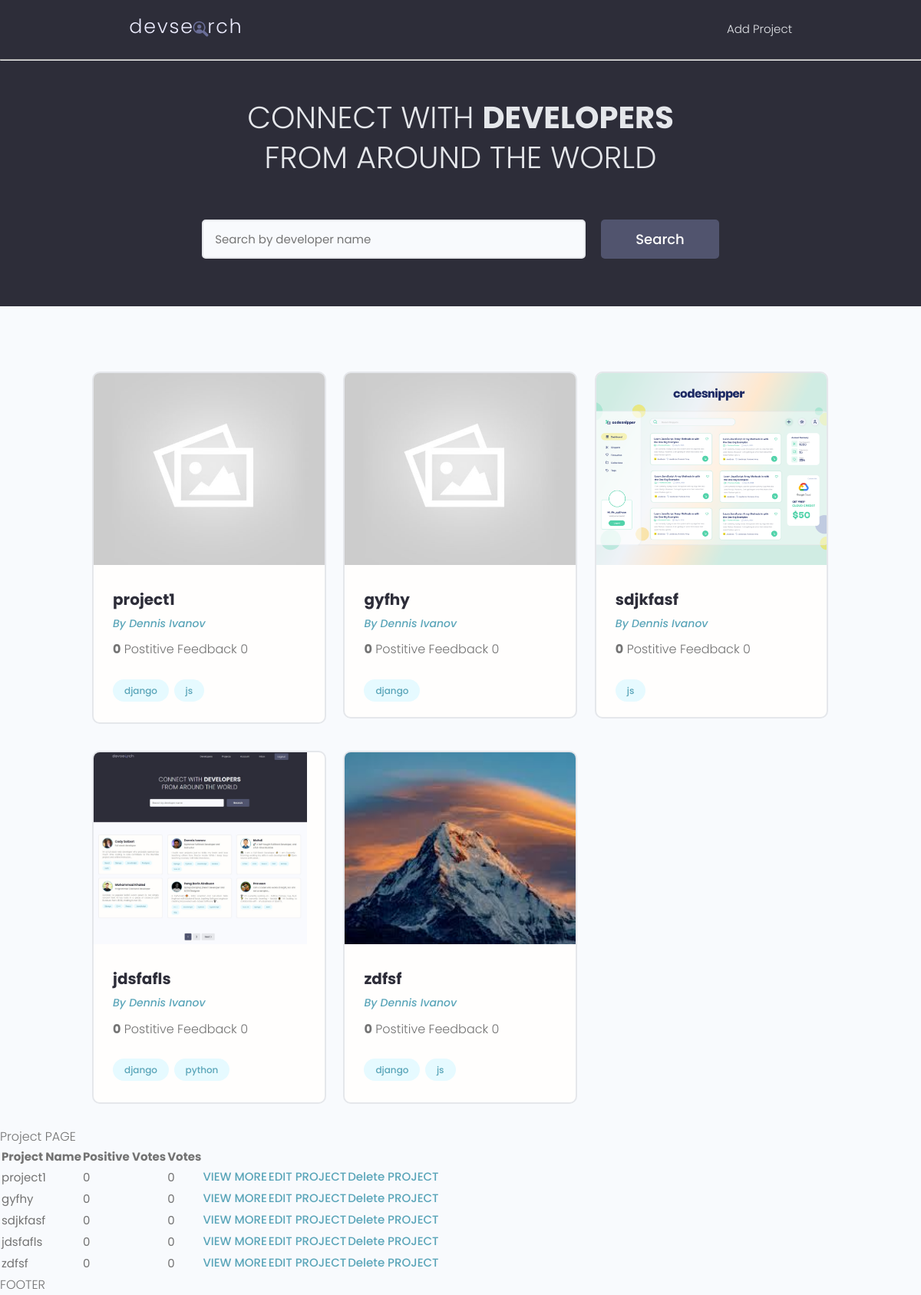
The page / on the database its author committed.
### projects/models.py (models this page shows, shortened)
class Project(models.Model):
    title=models.CharField(max_length=200)
    description=models.TextField()
    featured_image=models.ImageField(null=True,blank=True,default='default.jpg')
    tag=models.ManyToManyField('Tag',blank=True)
    vote_total=models.IntegerField(default=0,null=True,blank=True)
    vote_ratio=models.IntegerField(default=0,null=True,blank=True)
    demo_link=models.CharField(max_length=2000,null=True,blank=True)
    source_link=models.CharField(max_length=2000,null=True,blank=True)
    id=models.UUIDField(default=uuid.uuid4,unique=True,primary_key=True,editable=False)

class Tag(models.Model):
    name=models.CharField(max_length=200)
    created=models.DateTimeField(auto_now_add=True)
    id=models.UUIDField(default=uuid.uuid4,unique=True,primary_key=True,editable=False)
    def __str__(self):
        return self.name

### projects/views.py (the view)
# urls.py: path('',include('projects.urls')),
def projects(request):
    projects = Project.objects.all()
    return render(request,'projects/projects.html',{"projects":projects})

### projects/templates/projects/projects.html (shortened to what this page needs)
{% extends 'main.html' %}
{% block content %}
<main class="home">
    <section class="hero-section text-center">
      <div class="container container--narrow">
        <div class="hero-section__box">
          <h2>CONNECT WITH <span>DEVELOPERS</span></h2>
          <h2>FROM AROUND THE WORLD</h2>
        </div>
        <div class="hero-section__search">
          <form class="form" action="#" method="get">
            <div class="form__field">
              <input class="input input--text" id="formInput#search" type="text" name="text"
                placeholder="Search by developer name" />
            </div>
            <input class="btn btn--sub btn--lg" type="submit" value="Search" />
          </form>
        </div>
      </div>
    </section>
    <section class="projectsList">
        <div class="container">
          <div class="grid grid--three">
            {% for project in projects %}
            <div class="column">
              <div class="card project">
                <a href="{% url 'project' project.id %}" class="project">
                  <img class="project__thumbnail" src="{{project.featured_image.url}}" alt="project thumbnail" />
                  <div class="card__body">
                    <h3 class="project__title">{{project.title}}</h3>
                    <p><a class="project__author" href="profile.html">By Dennis Ivanov</a></p>
                    <p class="project--rating">
                      <span style="font-weight: bold;">{{project.vote_ratio}}</span> Postitive
                      Feedback {{project.vote_total}}
                    </p>
                    <div class="project__tags">
                    {% for tag in project.tag.all %}
                      <span class="tag tag--pill tag--main">
                        <small>{{tag}}</small>
                      </span>
                    {% endfor %}
                    </div>
                  </div>
                </a>
              </div>
            </div>
           {% endfor %}
          </div>
        </div>
      </section>
    </main>
    <p>Project PAGE</p>
    <table>
        <tr>
            <th>Project Name</th>
            <th>Positive Votes</th>
            <th>Votes</th>
            <th></th>
            <th></th>
        </tr>
        {% for project in projects %}
        <tr>
            <td>{{project.title}}</td>
            <td>{{project.vote_ratio}}</td>
            <td>{{project.vote_total}}</td>
            <td><a href="{% url 'project' project.id  %}">VIEW MORE</a></td>
            <td><a href="{% url 'update-project' project.id  %}">EDIT PROJECT</a></td>
            <td><a href="{% url 'delete_project' project.id  %}">Delete PROJECT</a></td>
        </tr>
        {% endfor %}
    </table>
{% endblock %}

### templates/main.html (shortened to what this page needs)
<!DOCTYPE html>
{% load static %}
<html lang="en">
<head>
    <head>
        <link rel="stylesheet" href="https://cdn.iconmonstr.com/1.3.0/css/iconmonstr-iconic-font.min.css" />
        <link rel="stylesheet" href="{% static 'uikit/styles/uikit.css' %}" />
        <link rel="stylesheet" href="{% static 'styles/app.css' %}" />
      </head>
</head>
<body>
    {% include 'nav_bar.html' %}
    {% block content %}
    {% endblock %}
    <p>FOOTER</p>
</body>
</html>

### templates/nav_bar.html (shortened to what this page needs)
{% load static %}
<header class="header">
    <div class="container container--narrow">
      <a href="{% url 'projects' %}" class="header__logo">
        <img src="{% static 'images/logo.svg' %}" alt="">
      </a>
      <nav class="header__nav">
        <ul class="header__menu">
          <li class="header__menuItem"><a href="{% url 'create-project' %}">Add Project</a></li>
        </ul>
      </nav>
    </div>
  </header>
<hr>

### static/styles/app.css (style rules this page uses)
:root { --color-sub: #2d2d39; }
.btn--sub { background-color: var(--color-sub-light); }
.card { border: 2px solid var(--color-light); }
img { width: 100%; }
.header { position: sticky; z-index: 111; background-color: var(--color-sub); padding: 1.5rem 0; }
.header > .container { display: flex; justify-content: space-between; align-items: center; }
.header__logo > img { height: 3.8rem; }
.header__nav > ul { display: inline-flex; align-items: center; list-style: none; gap: 6.5rem; }
.header__menuItem > a { color: var(--color-light); font-weight: 300; }
.hero-section { height: 40vh; display: flex; align-items: center; background-color: var(--color-sub); }
.hero-section__box { margin-bottom: 4rem; }
.hero-section__box > h2, .hero-section__box > h2 > span { font-size: 4rem; color: var(--color-light); line-height: 1.3; text-transform: uppercase; }
.hero-section__box > h2 { font-weight: 300; }
.hero-section__box > h2 > span { font-weight: 700; }
.hero-section__search > .form { display: flex; align-items: center; justify-content: center; gap: 2rem; }
.hero-section__search > .form input.input--text { width: 50rem; }
.project__author { font-size: 1.4rem; font-style: italic; }
.project--rating { margin-bottom: 1.6em; margin-top: .5em; }
.projectsList { margin-top: 8rem; }
.project__thumbnail { height: 25rem; object-fit: cover; object-position: top center; }
.project__title { font-size: 2rem; font-weight: 700; color: var(--color-sub); }

### static/uikit/styles/modules/_variables.css (style rules this page uses)
:root { --color-main: #5aa5b9; --color-main-light: #e6faff; --color-sub: #3f4156; --color-sub-light: #51546e; --color-sub-lighter: #ededfd; --color-text: #737373; --color-gray: #8b8b8b; --color-light: #e5e7eb; --color-light-gray: #767676; --color-bg: #f8fafd; --color-white: #fffefd; --color-white-light: #f3f3f3; --color-success: #359e64; --color-success-bg: #def8e8; --color-error: #fc4b0b; --color-error-bg: #fff2ee; --font-base: 'Poppins', arial, helvetica, 'Segoe UI', roboto, ubuntu, sans-serif; --font-monospace: 'Fira Code', 'Courier New', courier, monospace; --font-regular: 300; --font-medium: 500; --font-bold: 700; --generic-shadow: 1px 1px 5px #00000010; --generic-transition: all 0.3s ease-in-out; }

### static/uikit/styles/modules/_base.css (style rules this page uses)
* { margin: 0; padding: 0; box-sizing: border-box; text-rendering: optimizeLegibility; color: inherit; font-size: inherit; }
html { font-size: 50%; }
@media only screen and (min-width: 480px) { html { font-size: 56.25%; } }
@media only screen and (min-width: 1200px) { html { font-size: 62.5%; } }
body { line-height: 1.6; font-weight: 400; font-size: 1.5rem; color: var(--color-text); background-color: var(--color-bg); min-height: 100vh; }

### static/uikit/styles/modules/_typography.css (style rules this page uses)
* { font-family: var(--font-base); }
h2 { font-size: 3.6rem; font-weight: var(--font-bold); }
h3 { font-size: 3.2rem; font-weight: var(--font-medium); }
p, span, strong { font-size: 1.6rem; color: var(--color-text); font-weight: var(--font-regular); }
a { padding-bottom: 2px; text-decoration: none; display: inline-block; color: var(--color-main); font-weight: var(--font-medium); }

### static/uikit/styles/modules/_utilities.css (style rules this page uses)
.container { width: 92%; max-width: 165rem; margin: 0 auto; box-sizing: border-box; }
.container--narrow { width: 92%; max-width: 120rem; }
@media screen and (min-width: 1000px) { .container { width: 90%; } }
@media screen and (min-width: 1000px) { .container--narrow { width: 85%; } }
@media screen and (min-width: 1200px) { .container { width: 80%; } }
@media screen and (min-width: 1200px) { .container--narrow { width: 72%; } }
.text-center { text-align: center; }

### static/uikit/styles/modules/_button.css (style rules this page uses)
.btn { display: inline-block; position: relative; cursor: pointer; background-color: var(--color-light); font-weight: var(--font-medium); color: var(--color-sub); text-decoration: none; padding: 1rem 2rem; border-radius: 0.5rem; border: none; width: -webkit-fit-content; width: -moz-fit-content; width: fit-content; height: -webkit-fit-content; height: -moz-fit-content; height: fit-content; font-size: 1.6rem; outline-width: 0; outline-color: transparent; -webkit-backface-visibility: hidden; backface-visibility: hidden; transition: all 0.3s ease-in-out; }
.btn--sub { background-color: var(--color-sub); color: var(--color-white); }
.btn--lg { font-size: 1.8rem; padding: 1.2rem 4.5rem; }

### static/uikit/styles/modules/_card.css (style rules this page uses)
.card { border-radius: 1rem; background-color: var(--color-white); border: 1.5px solid var(--color-light); width: auto; height: auto; margin-top: 0.5rem; margin-bottom: 0.5rem; overflow: hidden; }
.card__body, .card__header { padding: 2rem 2.5rem; }

### rows shown on the page
Project: featured_image (placeholder picture), title "project1", vote_ratio "0", vote_total "0"
Tag: name "django"
Tag: name "js"
Project: featured_image (placeholder picture), title "gyfhy", vote_ratio "0", vote_total "0"
Project: featured_image (picture), title "sdjkfasf", vote_ratio "0", vote_total "0"
Project: featured_image (picture), title "jdsfafls", vote_ratio "0", vote_total "0"
Tag: name "python"
Project: featured_image (picture), title "zdfsf", vote_ratio "0", vote_total "0"
